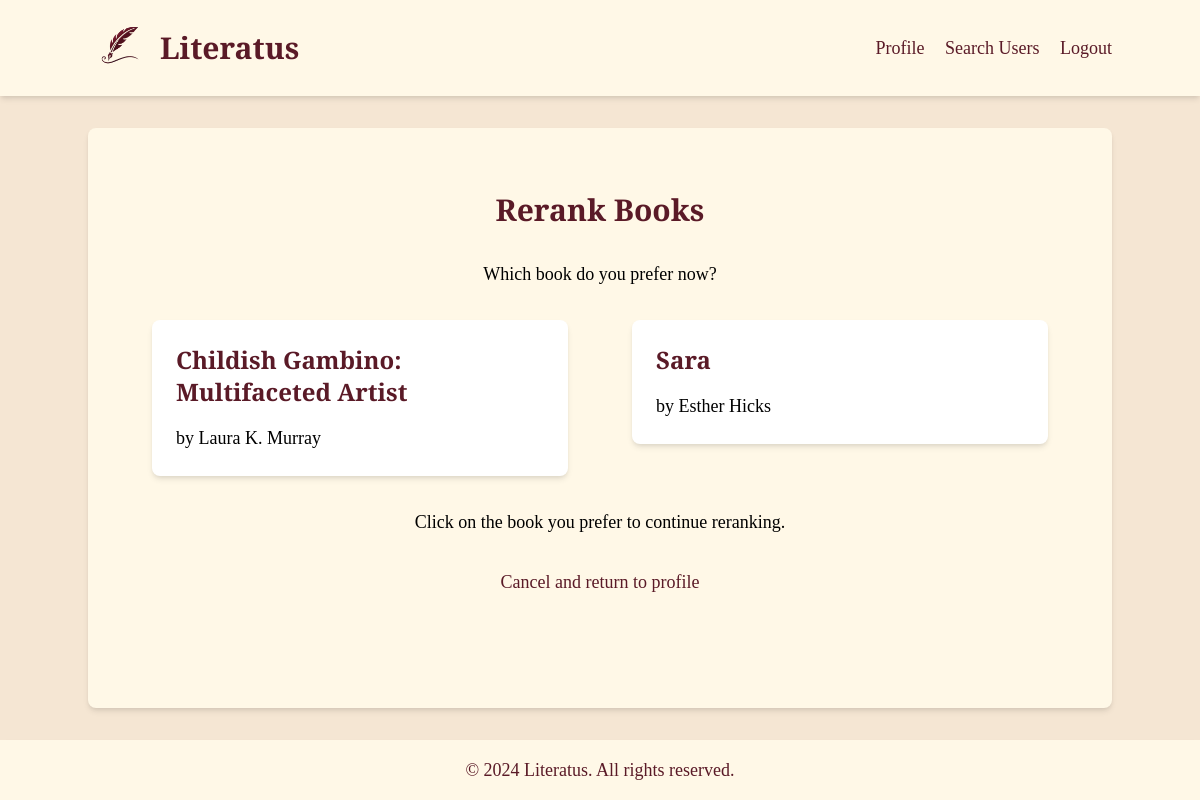
The page /initiate_rerank/9 (signed in) on the database its author committed.
### app.py (models this page shows)
class Book(db.Model):
    id = db.Column(db.Integer, primary_key=True)
    title = db.Column(db.String(200), nullable=False)
    author = db.Column(db.String(100), nullable=False)
    sentiment = db.Column(db.String(20), nullable=False)
    position = db.Column(db.Integer, nullable=False)
    user_id = db.Column(db.Integer, db.ForeignKey('user.id'), nullable=False)

### app.py (the view)
@app.route('/initiate_rerank/<int:book_id>')
@login_required
def initiate_rerank(book_id):
    book_to_rerank = Book.query.get_or_404(book_id)
    if book_to_rerank.user_id != current_user.id:
        flash('You do not have permission to rerank this book.')
        return redirect(url_for('profile', username=current_user.username))
    books_to_compare = Book.query.filter_by(user_id=current_user.id, sentiment=book_to_rerank.sentiment).order_by(
        Book.position).all()
    books_to_compare = [book for book in books_to_compare if book.id != book_to_rerank.id]
    if not books_to_compare:
        flash('No other books to compare for reranking.')
        return redirect(url_for('profile', username=current_user.username))
    session['books_to_compare'] = [book.id for book in books_to_compare]
    session['comparison_index'] = len(books_to_compare) // 2
    session['book_to_rerank_id'] = book_to_rerank.id
    compared_book = books_to_compare[session['comparison_index']]
    return render_template('rerank_book.html', book_to_rerank=book_to_rerank, compared_book=compared_book)

### app.py (called while the page is built)
@login_manager.user_loader
def load_user(user_id):
    return User.query.get(int(user_id))

### templates/rerank_book.html (shortened to what this page needs)
{% extends "layout.html" %}
{% block content %}
<div class="max-w-4xl mx-auto text-center py-8">
    <h1 class="text-3xl font-bold mb-8 text-maroon font-title">Rerank Books</h1>
    <p class="mb-8">Which book do you prefer now?</p>
    <div class="flex justify-center space-x-16 mb-8">
        <form action="{{ url_for('rerank_book') }}" method="post" class="w-1/2">
            <button type="submit" class="w-full bg-white p-6 rounded-lg shadow-md hover:shadow-lg transition duration-300 text-left">
                <h2 class="text-2xl font-semibold mb-4 text-maroon font-title">{{ book_to_rerank.title }}</h2>
                <p>by {{ book_to_rerank.author }}</p>
            </button>
        </form>
        <form action="{{ url_for('rerank_book') }}" method="post" class="w-1/2">
            <button type="submit" class="w-full bg-white p-6 rounded-lg shadow-md hover:shadow-lg transition duration-300 text-left">
                <h2 class="text-2xl font-semibold mb-4 text-maroon font-title">{{ compared_book.title }}</h2>
                <p>by {{ compared_book.author }}</p>
            </button>
        </form>
    </div>
    <p class="mb-8">Click on the book you prefer to continue reranking.</p>
    <div class="mt-8">
        <a href="{{ url_for('profile', username=current_user.username) }}" class="text-maroon hover:underline">Cancel and return to profile</a>
    </div>
</div>
{% endblock %}

### templates/layout.html (style rules this page uses)
body { background-color: #F5E6D3; font-family: 'EB Garamond', serif; }
.text-maroon { color: #5A1A27; }
h1, h2, h3, h4, h5, h6, .font-title { font-family: 'Playfair Display', serif; }

### rows shown on the page
Book: title "Childish Gambino: Multifaceted Artist", author "Laura K. Murray"
Book: title "Sara", author "Esther Hicks"
